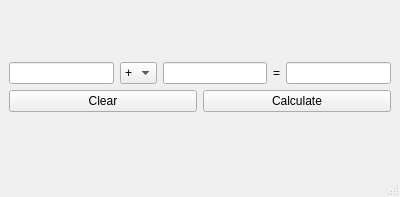
<?xml version="1.0" encoding="UTF-8"?>
<ui version="4.0">
 <class>MainWindow</class>
 <widget class="QMainWindow" name="MainWindow">
  <property name="geometry">
   <rect>
    <x>0</x>
    <y>0</y>
    <width>400</width>
    <height>197</height>
   </rect>
  </property>
  <property name="windowTitle">
   <string>Calculator</string>
  </property>
  <widget class="QWidget" name="centralwidget">
   <layout class="QGridLayout" name="gridLayout">
    <item row="0" column="0">
     <layout class="QVBoxLayout" name="verticalLayout">
      <item>
       <layout class="QHBoxLayout" name="horizontalLayout">
        <item>
         <widget class="QLineEdit" name="lineEdit1">
          <property name="toolTip">
           <string>First Number</string>
          </property>
          <property name="text">
           <string/>
          </property>
         </widget>
        </item>
        <item>
         <widget class="QComboBox" name="comboBox">
          <property name="toolTip">
           <string>Operator</string>
          </property>
          <property name="currentText">
           <string>+</string>
          </property>
          <property name="currentIndex">
           <number>0</number>
          </property>
          <item>
           <property name="text">
            <string>+</string>
           </property>
          </item>
          <item>
           <property name="text">
            <string>-</string>
           </property>
          </item>
          <item>
           <property name="text">
            <string>*</string>
           </property>
          </item>
          <item>
           <property name="text">
            <string>/</string>
           </property>
          </item>
         </widget>
        </item>
        <item>
         <widget class="QLineEdit" name="lineEdit2">
          <property name="toolTip">
           <string>Second Number</string>
          </property>
          <property name="text">
           <string/>
          </property>
         </widget>
        </item>
        <item>
         <widget class="QLabel" name="label">
          <property name="text">
           <string>=</string>
          </property>
         </widget>
        </item>
        <item>
         <widget class="QLineEdit" name="lineEdit3">
          <property name="toolTip">
           <string>Result</string>
          </property>
         </widget>
        </item>
       </layout>
      </item>
      <item>
       <layout class="QHBoxLayout" name="horizontalLayout_2">
        <item>
         <widget class="QPushButton" name="buttonClear">
          <property name="statusTip">
           <string>Clear All the Boxes</string>
          </property>
          <property name="text">
           <string>Clear</string>
          </property>
         </widget>
        </item>
        <item>
         <widget class="QPushButton" name="buttonCalc">
          <property name="statusTip">
           <string>Calculate the Result</string>
          </property>
          <property name="text">
           <string>Calculate</string>
          </property>
         </widget>
        </item>
       </layout>
      </item>
     </layout>
    </item>
   </layout>
  </widget>
  <widget class="QStatusBar" name="statusbar"/>
 </widget>
 <resources/>
 <connections>
  <connection>
   <sender>buttonClear</sender>
   <signal>clicked()</signal>
   <receiver>lineEdit1</receiver>
   <slot>clear()</slot>
   <hints>
    <hint type="sourcelabel">
     <x>110</x>
     <y>126</y>
    </hint>
    <hint type="destinationlabel">
     <x>76</x>
     <y>71</y>
    </hint>
   </hints>
  </connection>
  <connection>
   <sender>buttonClear</sender>
   <signal>clicked()</signal>
   <receiver>lineEdit2</receiver>
   <slot>clear()</slot>
   <hints>
    <hint type="sourcelabel">
     <x>154</x>
     <y>130</y>
    </hint>
    <hint type="destinationlabel">
     <x>230</x>
     <y>78</y>
    </hint>
   </hints>
  </connection>
  <connection>
   <sender>buttonClear</sender>
   <signal>clicked()</signal>
   <receiver>lineEdit3</receiver>
   <slot>clear()</slot>
   <hints>
    <hint type="sourcelabel">
     <x>131</x>
     <y>123</y>
    </hint>
    <hint type="destinationlabel">
     <x>351</x>
     <y>73</y>
    </hint>
   </hints>
  </connection>
 </connections>
</ui>
